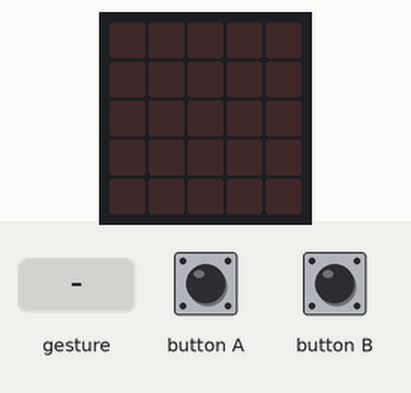
Bench run of a program on a simulated BBC micro:bit running MicroPython. On the bench: the board's 5×5 LED display. The inputs (shaded band) are chosen by the test bench. A tilt is held for 1.5 s and a shake lasts 1 s, then the board lies face up again.

Above: at 1.2 s.
1.3 s: button A pressed for 0.15 s
At 1.7 s:
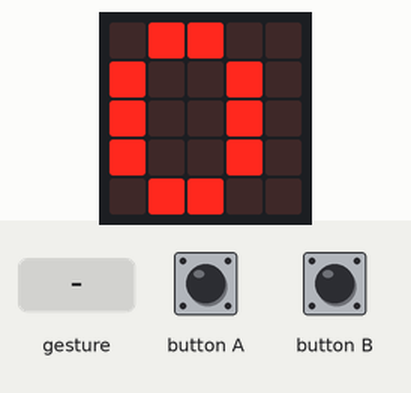
3.3 s: gesture 'shake'
At 4.3 s:
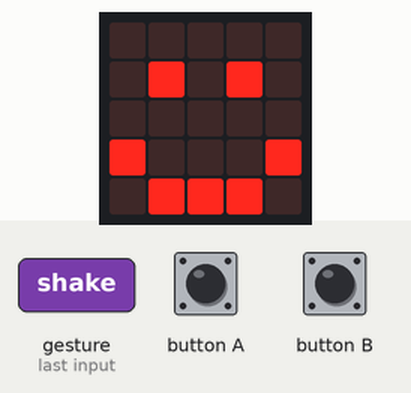
6.3 s: button A pressed for 3.2 s
At 9.3 s:
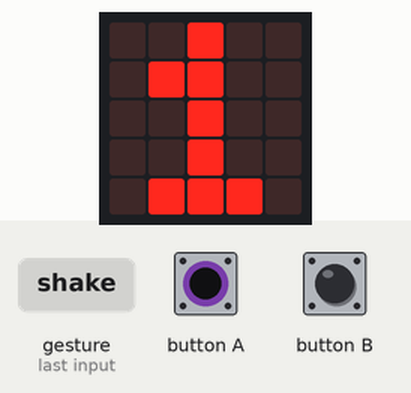
Timing chart, 0 to 10.8 s (numbered marks = the images above; inputs shaded):
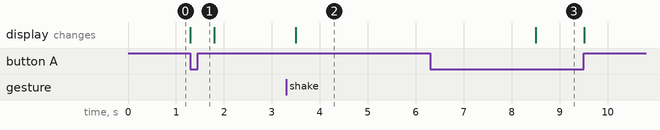

The program:

pedometro.py
```python
from microbit import *

#Define variable to record steps
steps = 0

while True:
    #Check to see if a steps has been taken.
    #If so, display a smile and increase the number of step
    if accelerometer.was_gesture('shake'):
        steps += 1
        display.show(Image.HAPPY)
        sleep(5000)
        display.clear()
    #Check to see if button A has been pressed
    #If so, display the number of steps taken
    if  button_a.is_pressed():
        #Check to see if number of steps is bigger
        if(steps > 9):
            display.scroll(str(steps))
            sleep(500)
            display.clear()
        #if number of steps is not bigger than 9
        else:
            display.show(str(steps))
            sleep(500)
            display.clear()
    if  button_b.is_pressed():
        steps = 0
        display.show(Image.HAPPY)
        display.clear()
```

Measured:
- after the input at 1.3 s, the display: changes at once (image 1)
- after the input at 3.3 s, the display: changes after 0.20 s (image 2)
- after the input at 6.3 s, the display: changes after 2.2 s (image 3)
